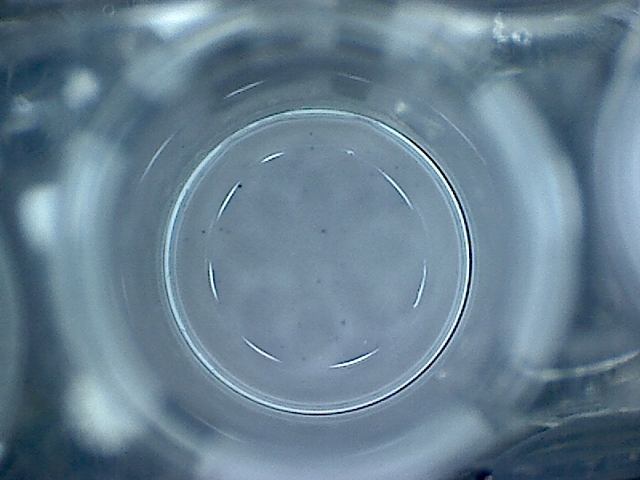
#> input picture uploads/1902729-0312398PE_Negative_control.jpg, 640 x 480 px
$ python -i app.py   (imports and definitions only)
#> lines starting #> are read from the running program, lines starting #| are printed output that depends on the picture; after the words box and inside, x2 and y2 are one past the last pixel; in counts of white or black regions, pixels touching at a corner belong together
from flask import Flask, render_template, request, redirect, url_for, send_from_directory, flash
import os
import cv2
import numpy as np
import matplotlib.pyplot as plt
from io import BytesIO
from tkinter import messagebox
import threading
import time


# [1 line not run here, left out]

# Set a secret key for secure sessions
# [1 line that did not run here, left out]

# Set upload folder
UPLOAD_FOLDER = 'static/uploads/'
# [1 line that did not run here, left out]

def process_tspot_image(image_path, panel_name="Unknown"):
    # Same logic as in your original backend code, modified to return the result as an integer
#> called with panel_name = 'Unknown'
    image = cv2.imread(image_path)
#> image is the input picture: shape (480, 640, 3); mean B, G, R 145.1, 127.8, 103.4
    if image is None:
        raise ValueError("Unable to load the image.")
    gray_image = cv2.cvtColor(image, cv2.COLOR_BGR2GRAY)
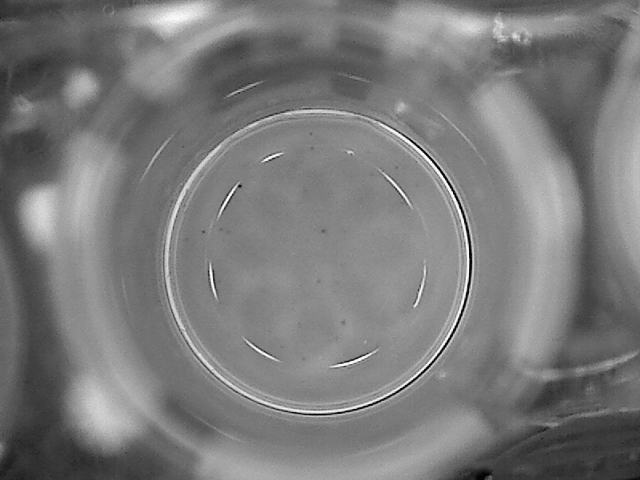
#> gray_image: shape (480, 640); min 2, max 253, mean 122.4
    circles = cv2.HoughCircles(
        gray_image,
        cv2.HOUGH_GRADIENT,
        dp=1.2,
        minDist=50,
        param1=50,
        param2=30,
        minRadius=50,
        maxRadius=150
    )
#> circles = 92 rows, first 8: [310.2, 265.8, 149.2], [348.6, 229.8, 149.2], [195, 288.6, 149.2], [432.6, 221.4, 149.2], [484.2, 283.8, 149.2], [429, 315, 149.2], [510.6, 131.4, 122.8], [187.8, 149.4, 149.2]
    if circles is not None:
        circles = np.uint16(np.around(circles))
#> circles = 92 rows, first 8: [310, 266, 149], [349, 230, 149], [195, 289, 149], [433, 221, 149], [484, 284, 149], [429, 315, 149], [511, 131, 123], [188, 149, 149]
        for circle in circles[0, :1]:  # Process the first detected circle
            x, y, radius = circle
            mask = np.zeros_like(gray_image)
            cv2.circle(mask, (x, y), radius, (255, 255, 255), -1)
            cropped_image = cv2.bitwise_and(gray_image, gray_image, mask=mask)
            x1, y1 = max(0, x - radius), max(0, y - radius)
            x2, y2 = min(cropped_image.shape[1], x + radius), min(cropped_image.shape[0], y + radius)
            cropped_image = cropped_image[y1:y2, x1:x2]
            kernel = np.array([[0, -1, 0], [-1, 5, -1], [0, -1, 0]])
            sharpened_image = cv2.filter2D(cropped_image, -1, kernel)
            blurred_image = cv2.GaussianBlur(sharpened_image, (7, 7), 0)
            _, binary_image = cv2.threshold(blurred_image, 100, 255, cv2.THRESH_BINARY_INV)
            contours, _ = cv2.findContours(binary_image, cv2.RETR_EXTERNAL, cv2.CHAIN_APPROX_SIMPLE)
            min_area = 0
            max_area = 80
            valid_spots = 0
            for contour in contours:
                area = cv2.contourArea(contour)
                if min_area <= area <= max_area:
                    valid_spots += 1
            return valid_spots
#> this loop made 1 pass
#> (x, y, radius, x1, y1, x2, y2, kernel) on pass 1: (310, 266, 149, 161, 117, 459, 415, [[0, -1, 0], [-1, 5, -1], [0, -1, 0]])
#> pass 1, in process_tspot_image, `cropped_image = cv2.bitwise_and(gray_image, gray_image, mask=mask)`:
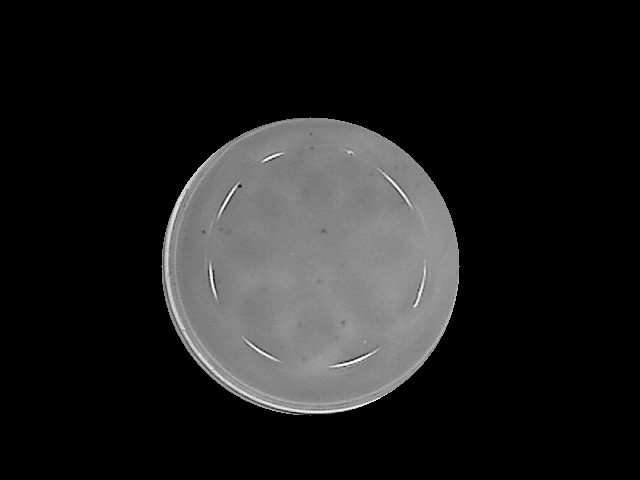
#> cropped_image: shape (480, 640); min 0, max 251, mean 31.1
#> pass 1, in process_tspot_image, `cropped_image = cropped_image[y1:y2, x1:x2]`:
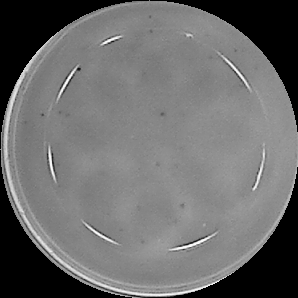
#> cropped_image: shape (298, 298); min 0, max 251, mean 107.5
#> pass 1, in process_tspot_image, `sharpened_image = cv2.filter2D(cropped_image, -1, kernel)`:
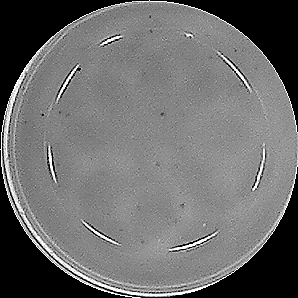
#> sharpened_image: shape (298, 298); min 0, max 255, mean 108.2
#> pass 1, in process_tspot_image, `blurred_image = cv2.GaussianBlur(sharpened_image, (7, 7), 0)`:
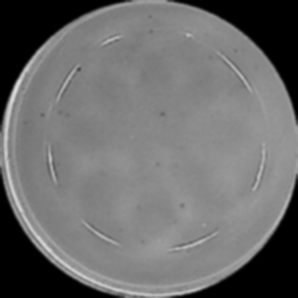
#> blurred_image: shape (298, 298); min 0, max 220, mean 108.3
#> after the loop:
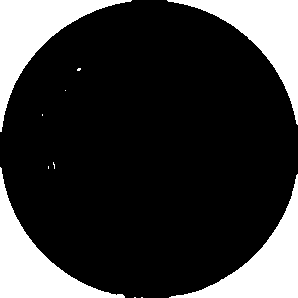
#> binary_image: shape (298, 298); 21.4% white; 11 white regions (7 under 20 px), largest, box (x1, y1, x2, y2) and area: (0, 0, 132, 132) 4889, (0, 167, 125, 298) 4753, (167, 0, 298, 125) 4747, (169, 174, 298, 298) 4616
#> after the loop:
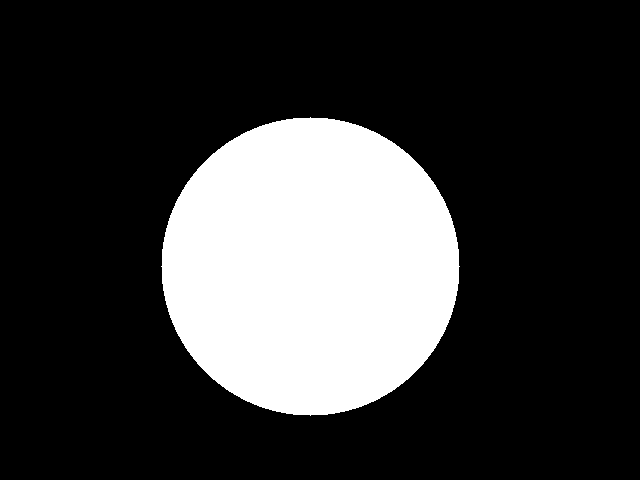
#> mask: shape (480, 640); 22.7% white; 1 white region, box (x1, y1, x2, y2) and area: (161, 117, 460, 416) 69729
    raise ValueError("No circular region detected.")

# [39 lines left out: functions process_tspot_image_positive_panel, delete_files_after_delay, not called in this run]

# [3 lines that did not run here, left out]

# [63 lines that did not run here, left out]

# [2 lines not run here, left out]

>>> result = process_tspot_image('uploads/1902729-0312398PE_Negative_control.jpg')
#> result = 7

$ run again, on uploads/1902729-0312398PE_Panal_A.jpg
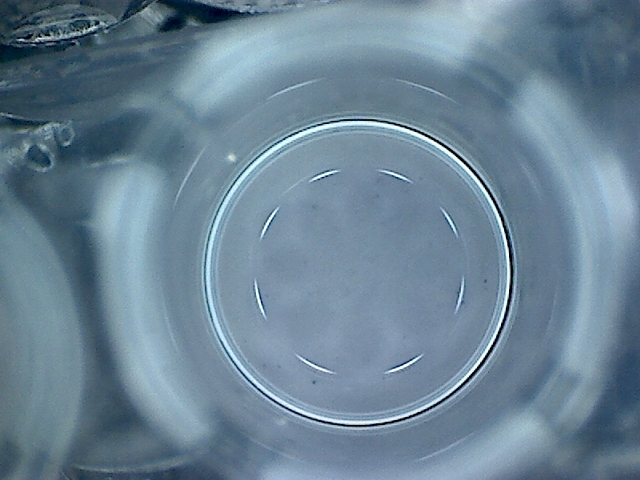
#> input picture uploads/1902729-0312398PE_Panal_A.jpg, 640 x 480 px
#> in process_tspot_image, image is the input picture: shape (480, 640, 3); mean B, G, R 149.8, 131.9, 107.2
#> in process_tspot_image, `circles = cv2.HoughCircles( gray_image, cv2.HOUGH_GRADIENT, dp=1.2, mi..`: circles = 93 rows, first 8: [359.4, 274.2, 141.3], [127.8, 133.8, 126.8], [187.8, 187.8, 149.2], [252.6, 311.4, 149.2], [442.2, 286.2, 149.2], [299.4, 156.6, 149.2], [175.8, 105, 105.7], [425.4, 235.8, 149.2]
#> in process_tspot_image, `circles = np.uint16(np.around(circles))`: circles = 93 rows, first 8: [359, 274, 141], [128, 134, 127], [188, 188, 149], [253, 311, 149], [442, 286, 149], [299, 157, 149], [176, 105, 106], [425, 236, 149]
#> the loop in process_tspot_image, `for circle in circles[0, :1]:` made 1 pass
#> (x, y, radius, x1, y1, x2, y2, kernel) on pass 1: (359, 274, 141, 218, 133, 500, 415, [[0, -1, 0], [-1, 5, -1], [0, -1, 0]])
#> after the loop in process_tspot_image, `for circle in circles[0, :1]:`:
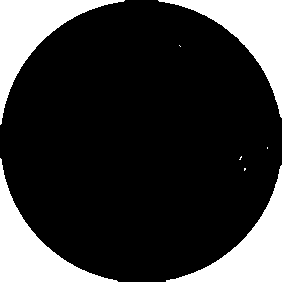
#> binary_image: shape (282, 282); 21.4% white; 8 white regions (4 under 20 px), largest, box (x1, y1, x2, y2) and area: (0, 0, 125, 125) 4380, (158, 0, 282, 118) 4290, (0, 158, 118, 282) 4250, (166, 165, 282, 282) 4117
#> after the loop in process_tspot_image, `for circle in circles[0, :1]:`:
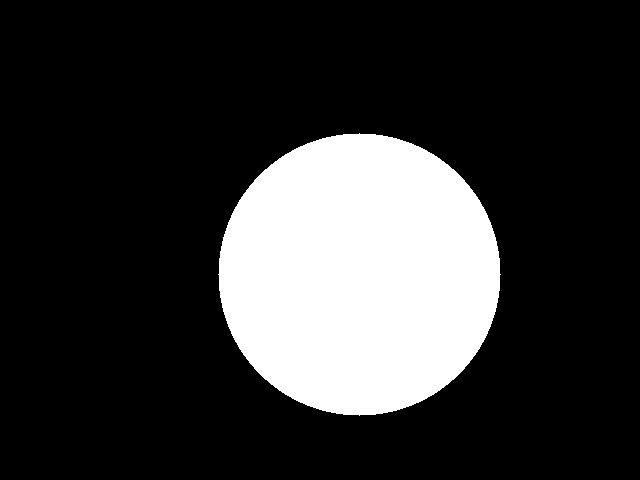
#> mask: shape (480, 640); 20.3% white; 1 white region, box (x1, y1, x2, y2) and area: (218, 133, 501, 416) 62433
#> result = 4

$ run again, on uploads/1902729-0312398PE_Panal_B.jpg
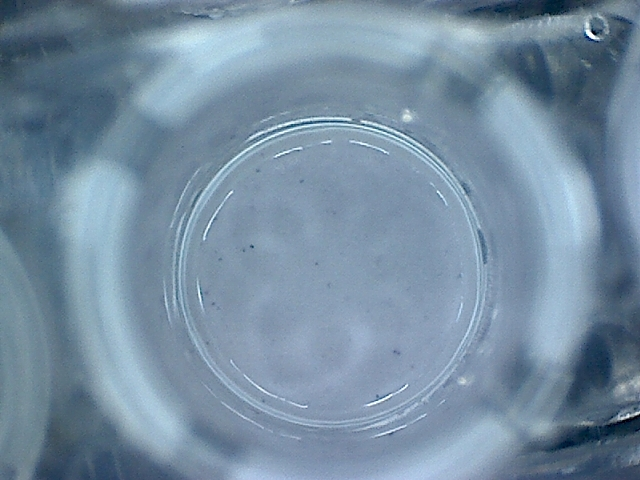
#> input picture uploads/1902729-0312398PE_Panal_B.jpg, 640 x 480 px
#> in process_tspot_image, image is the input picture: shape (480, 640, 3); mean B, G, R 161.9, 141.9, 118.4
#> in process_tspot_image, `circles = cv2.HoughCircles( gray_image, cv2.HOUGH_GRADIENT, dp=1.2, mi..`: circles = 96 rows, first 8: [327, 274.2, 149.2], [442.2, 279, 149.2], [448.2, 149.4, 149.2], [474.6, 228.6, 149.2], [213, 282.6, 149.2], [235.8, 331.8, 149.2], [484.2, 309, 149.2], [424.2, 203.4, 149.2]
#> in process_tspot_image, `circles = np.uint16(np.around(circles))`: circles = 96 rows, first 8: [327, 274, 149], [442, 279, 149], [448, 149, 149], [475, 229, 149], [213, 283, 149], [236, 332, 149], [484, 309, 149], [424, 203, 149]
#> the loop in process_tspot_image, `for circle in circles[0, :1]:` made 1 pass
#> (x, y, radius, x1, y1, x2, y2, kernel) on pass 1: (327, 274, 149, 178, 125, 476, 423, [[0, -1, 0], [-1, 5, -1], [0, -1, 0]])
#> pass 1, in process_tspot_image, `blurred_image = cv2.GaussianBlur(sharpened_image, (7, 7), 0)`:
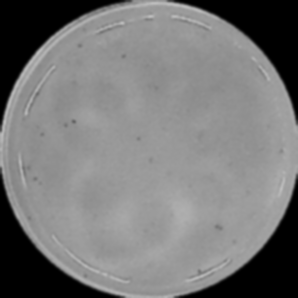
#> blurred_image: shape (298, 298); min 0, max 190, mean 119.8
#> after the loop in process_tspot_image, `for circle in circles[0, :1]:`:
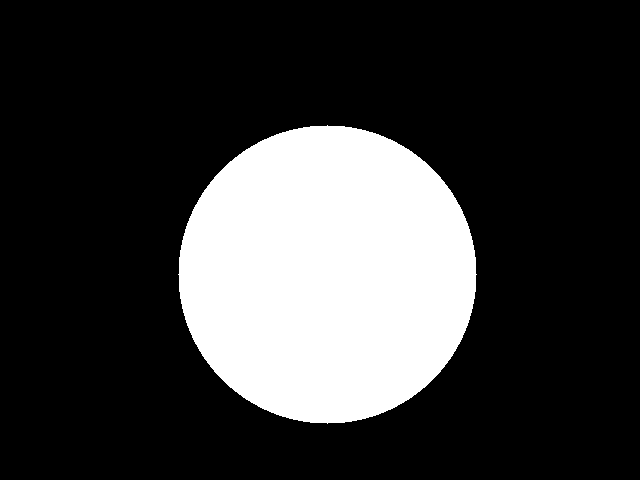
#> mask: shape (480, 640); 22.7% white; 1 white region, box (x1, y1, x2, y2) and area: (178, 125, 477, 424) 69729
#> result = 1
